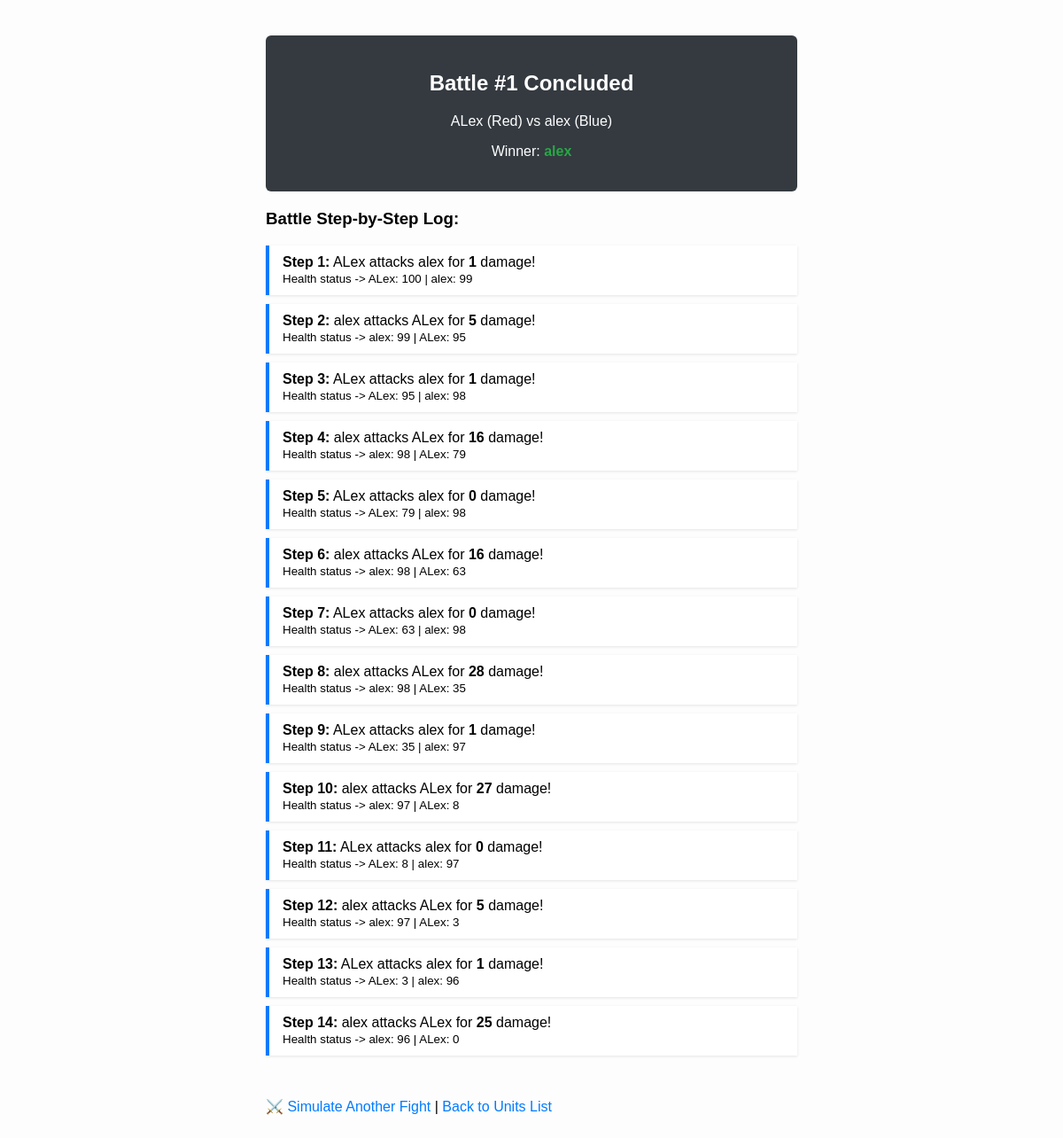
The app's page /fight/result/1 with its own data.
### test/models.py (models this page shows, shortened)
class Fight(models.Model):
    fighter1 = models.ForeignKey(Unit, related_name='fights_as_fighter1', on_delete=models.CASCADE)
    fighter2 = models.ForeignKey(Unit, related_name='fights_as_fighter2', on_delete=models.CASCADE)
    winner = models.ForeignKey(Unit, related_name='fights_won', on_delete=models.SET_NULL, null=True, blank=True)
    created_at = models.DateTimeField(auto_now_add=True)

class Unit(models.Model):
    TYPE_CHOICES = [
        ('Infantry', 'Infantry'),
        ('Cannon', 'Cannon'),
        ('Cavalry', 'Cavalry'),
        ('Knight', 'Knight'),
    ]
    TEAM_CHOICES = [
        ('Blue', 'Blue'),
        ('Red', 'Red'),
    ]
    name = models.CharField(max_length=100)
    unit_type = models.CharField(max_length=20, choices=TYPE_CHOICES)
    team = models.CharField(max_length=10, choices=TEAM_CHOICES)
    health = models.IntegerField(
        default=100,
        validators=[MinValueValidator(0), MaxValueValidator(100)]
    )
    attack_points = models.IntegerField(
        validators=[MinValueValidator(0), MaxValueValidator(50)]
    )
    profile_image_link = models.URLField()

class FightHistory(models.Model):
    fight = models.ForeignKey(Fight, related_name='history_steps', on_delete=models.CASCADE)
    step_number = models.IntegerField()
    attacker = models.ForeignKey(Unit, related_name='attacks_made', on_delete=models.CASCADE)
    defender = models.ForeignKey(Unit, related_name='attacks_received', on_delete=models.CASCADE)
    damage_dealt = models.IntegerField()
    attacker_health_after = models.IntegerField()
    defender_health_after = models.IntegerField()
    class Meta:
        ordering = ['step_number']

### test/views.py (the view)
# urls.py: path('fight/result/<int:fight_id>', views.fight_result_view, name='fight_result'),
def fight_result_view(request, fight_id):
    fight = get_object_or_404(Fight, id=fight_id)
    steps = fight.history_steps.all()
    return render(request, 'fight_result.html', {'fight': fight, 'steps': steps})

### templates/fight_result.html (shortened to what this page needs)
<!DOCTYPE html>
<html lang="en">
<head>
</head>
<body>
    <div class="banner">
        <h2>Battle #{{ fight.id }} Concluded</h2>
        <p>{{ fight.fighter1.name }} ({{ fight.fighter1.team }}) vs {{ fight.fighter2.name }} ({{ fight.fighter2.team }})</p>
        <p>Winner: <span class="winner">{% if fight.winner %}{{ fight.winner.name }}{% else %}Draw{% endif %}</span></p>
    </div>
    <h3>Battle Step-by-Step Log:</h3>
    {% for step in steps %}
        <div class="step">
            <strong>Step {{ step.step_number }}:</strong>
            {{ step.attacker.name }} attacks {{ step.defender.name }} for <strong>{{ step.damage_dealt }}</strong> damage!
            <br><small>Health status -> {{ step.attacker.name }}: {{ step.attacker_health_after }} | {{ step.defender.name }}: {{ step.defender_health_after }}</small>
        </div>
    {% endfor %}
    <br>
    <a href="/fight/simulate">⚔️ Simulate Another Fight</a> |
    <a href="/unit/all">Back to Units List</a>
</body>
</html>

### templates/fight_result.html (style rules this page uses)
body { font-family: sans-serif; max-width: 600px; margin: 40px auto; padding: 0 15px; background: #fdfdfd; }
.banner { background: #343a40; color: white; padding: 20px; border-radius: 6px; text-align: center; margin-bottom: 20px; }
.step { background: white; padding: 10px 15px; margin-bottom: 10px; border-left: 4px solid #007bff; box-shadow: 0 1px 3px rgba(0,0,0,0.1); }
.winner { color: #28a745; font-weight: bold; }
a { display: inline-block; margin-top: 20px; text-decoration: none; color: #007bff; }

### records on screen
Fight: id "1", fighter1.name "ALex", fighter1.team "Red", fighter2.name "alex", fighter2.team "Blue", winner.name "alex"
FightHistory: step_number "1", attacker.name "ALex", defender.name "alex", damage_dealt "1", attacker_health_after "100", defender_health_after "99"
FightHistory: step_number "2", attacker.name "alex", defender.name "ALex", damage_dealt "5", attacker_health_after "99", defender_health_after "95"
FightHistory: step_number "3", attacker.name "ALex", defender.name "alex", damage_dealt "1", attacker_health_after "95", defender_health_after "98"
FightHistory: step_number "4", attacker.name "alex", defender.name "ALex", damage_dealt "16", attacker_health_after "98", defender_health_after "79"
FightHistory: step_number "5", attacker.name "ALex", defender.name "alex", damage_dealt "0", attacker_health_after "79", defender_health_after "98"
FightHistory: step_number "6", attacker.name "alex", defender.name "ALex", damage_dealt "16", attacker_health_after "98", defender_health_after "63"
FightHistory: step_number "7", attacker.name "ALex", defender.name "alex", damage_dealt "0", attacker_health_after "63", defender_health_after "98"
FightHistory: step_number "8", attacker.name "alex", defender.name "ALex", damage_dealt "28", attacker_health_after "98", defender_health_after "35"
FightHistory: step_number "9", attacker.name "ALex", defender.name "alex", damage_dealt "1", attacker_health_after "35", defender_health_after "97"
FightHistory: step_number "10", attacker.name "alex", defender.name "ALex", damage_dealt "27", attacker_health_after "97", defender_health_after "8"
FightHistory: step_number "11", attacker.name "ALex", defender.name "alex", damage_dealt "0", attacker_health_after "8", defender_health_after "97"
FightHistory: step_number "12", attacker.name "alex", defender.name "ALex", damage_dealt "5", attacker_health_after "97", defender_health_after "3"
FightHistory: step_number "13", attacker.name "ALex", defender.name "alex", damage_dealt "1", attacker_health_after "3", defender_health_after "96"
FightHistory: step_number "14", attacker.name "alex", defender.name "ALex", damage_dealt "25", attacker_health_after "96", defender_health_after "0"
